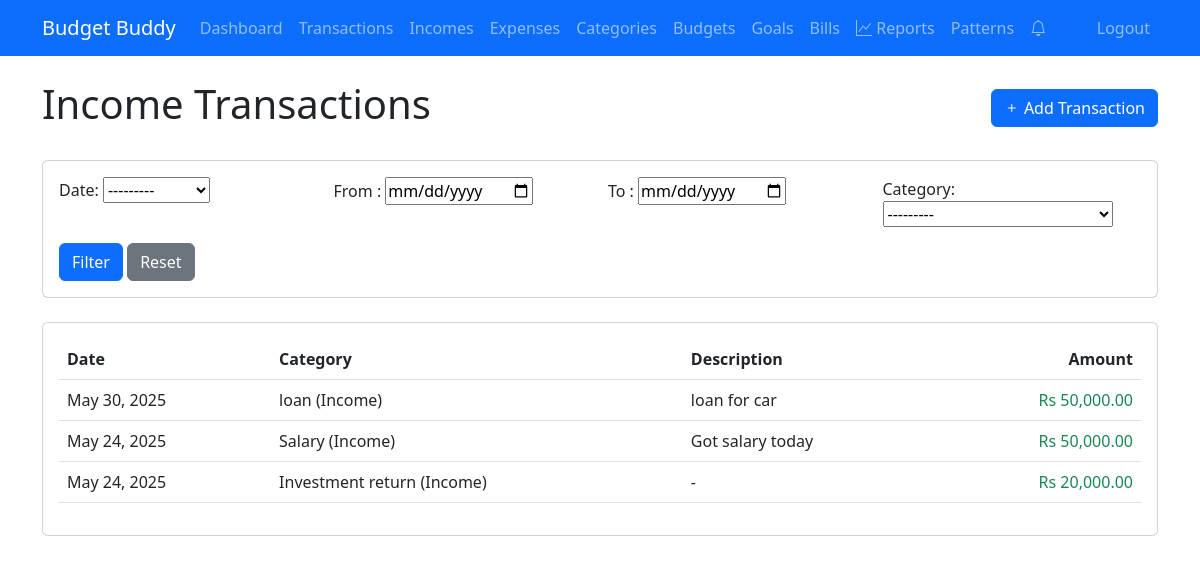
Screenshot of /incomes/ (signed in) with the database file from the repository.
### tracker/models.py (models this page shows, shortened)
class Transaction(models.Model):
    user = models.ForeignKey(User, on_delete=models.CASCADE)
    amount = models.DecimalField(max_digits=10, decimal_places=2, validators=[MinValueValidator(0.01)])
    category = models.ForeignKey(Category, on_delete=models.CASCADE)
    date = models.DateField(default=timezone.now)
    description = models.TextField(blank=True, null=True)

class Category(models.Model):
    name = models.CharField(max_length=100)
    user = models.ForeignKey(User, on_delete=models.CASCADE)
    CATEGORY_TYPES = [
        ('IN', 'Income'),
        ('EX', 'Expense'),
    ]
    category_type = models.CharField(max_length=2, choices=CATEGORY_TYPES)
    def __str__(self):
        return f"{self.name} ({self.get_category_type_display()})"

### tracker/views.py (the view)
# urls.py: path('incomes/', views.income_list, name='incomes'),
@login_required
def income_list(request):
    incomes = Transaction.objects.filter(
        user=request.user,
        category__category_type='IN'
    ).order_by('-date')
    transaction_filter = TransactionFilter(request.GET, queryset=incomes, user=request.user)
    incomes = transaction_filter.qs
    context = {
        'incomes': incomes,
        'filter': transaction_filter,
    }
    return render(request, 'tracker/income_list.html', context)

### tracker/context_processors.py (called while the page is built)
def notifications_count(request):
    if request.user.is_authenticated:
        return {
            'unread_notifications_count': Notification.objects.filter(
                user=request.user,
                is_read=False
            ).count()
        }
    return {'unread_notifications_count': 0}

### tracker/models.py (called while the page is built)
    def progress(self):
        expenses = Transaction.objects.filter(
            user=self.user,
            category=self.category,
            date__gte=self.start_date,
            date__lte=self.end_date
        ).aggregate(total=models.Sum('amount'))['total'] or 0
        return min((expenses / self.amount) * 100, 100) if self.amount else 0

    def progress(self):
        return (self.current_amount / self.target_amount) * 100 if self.target_amount else 0

### tracker/utils.py (called while the page is built)
def should_send_notification(notification_type, user, message):
    now = timezone.now()
    threshold = {
        'BUDGET': timedelta(hours=12),
        'GOAL': timedelta(days=1),
        'BILL': timedelta(days=1)
    }.get(notification_type, timedelta(days=1))
    existing = Notification.objects.filter(
        user=user,
        notification_type=notification_type,
        message=message,
        is_active=True
    ).order_by('-last_sent').first()
    if not existing:
        return True
    if existing.repeat_frequency == 'ONCE':
        return False
    elif existing.repeat_frequency == 'DAILY' and (now - existing.last_sent) >= timedelta(days=1):
        return True
    elif existing.repeat_frequency == 'WEEKLY' and (now - existing.last_sent) >= timedelta(weeks=1):
        return True
    return False

def create_notification(user, message, notification_type, repeat_frequency='ONCE'):
    if should_send_notification(notification_type, user, message):
        Notification.objects.create(
            user=user,
            message=message,
            notification_type=notification_type,
            repeat_frequency=repeat_frequency
        )

def check_budget_alerts(user):
    budgets = Budget.objects.filter(user=user)
    for budget in budgets:
        progress = budget.progress()
        if progress >= 90:
            create_notification(
                user,
                f"Budget for {budget.category} is at {progress}%",
                'BUDGET',
                'DAILY' if progress >= 95 else 'WEEKLY'
            )

### templates/tracker/income_list.html (shortened to what this page needs)
{% extends 'base.html' %}
{% load humanize %}
{% block content %}
<div class="d-flex justify-content-between align-items-center mb-4">
    <h1>Income Transactions</h1>
    <a href="{% url 'add_transaction' %}" class="btn btn-primary">
        <i class="bi bi-plus"></i> Add Transaction
    </a>
</div>
<div class="card mb-4">
    <div class="card-body">
        <form method="get" class="row g-3">
            <div class="col-md-3">
                {{ filter.form.date_range.label_tag }}
                {{ filter.form.date_range }}
            </div>
            <div class="col-md-3">
                {{ filter.form.start_date.label_tag }}
                {{ filter.form.start_date }}
            </div>
            <div class="col-md-3">
                {{ filter.form.end_date.label_tag }}
                {{ filter.form.end_date }}
            </div>
            <div class="col-md-3">
                {{ filter.form.category.label_tag }}
                {{ filter.form.category }}
            </div>
            <div class="col-12">
                <button type="submit" class="btn btn-primary">Filter</button>
                <a href="{% url 'incomes' %}" class="btn btn-secondary">Reset</a>
            </div>
        </form>
    </div>
</div>
<div class="card">
    <div class="card-body">
        <div class="table-responsive">
            <table class="table table-hover">
                <thead>
                    <tr>
                        <th>Date</th>
                        <th>Category</th>
                        <th>Description</th>
                        <th class="text-end">Amount</th>
                    </tr>
                </thead>
                <tbody>
                    {% for income in incomes %}
                    <tr>
                        <td>{{ income.date }}</td>
                        <td>{{ income.category }}</td>
                        <td>{{ income.description|default:"-" }}</td>
                        <td class="text-end text-success">Rs {{ income.amount|intcomma }}</td>
                    </tr>
                    {% empty %}
                    <tr>
                        <td colspan="4" class="text-center">No income transactions found.</td>
                    </tr>
                    {% endfor %}
                </tbody>
            </table>
        </div>
    </div>
</div>
{% endblock %}

### rows the page displays
Transaction: date "May 30, 2025", category "loan (Income)", description "loan for car", amount "50,000.00"
Transaction: date "May 24, 2025", category "Salary (Income)", description "Got salary today", amount "50,000.00"
Transaction: date "May 24, 2025", category "Investment return (Income)", description "-", amount "20,000.00"

### other values shown
{{ filter.form.date_range.label_tag }} "Date:"
{{ filter.form.start_date.label_tag }} "From :"
{{ filter.form.end_date.label_tag }} "To :"
{{ filter.form.category.label_tag }} "Category:"
